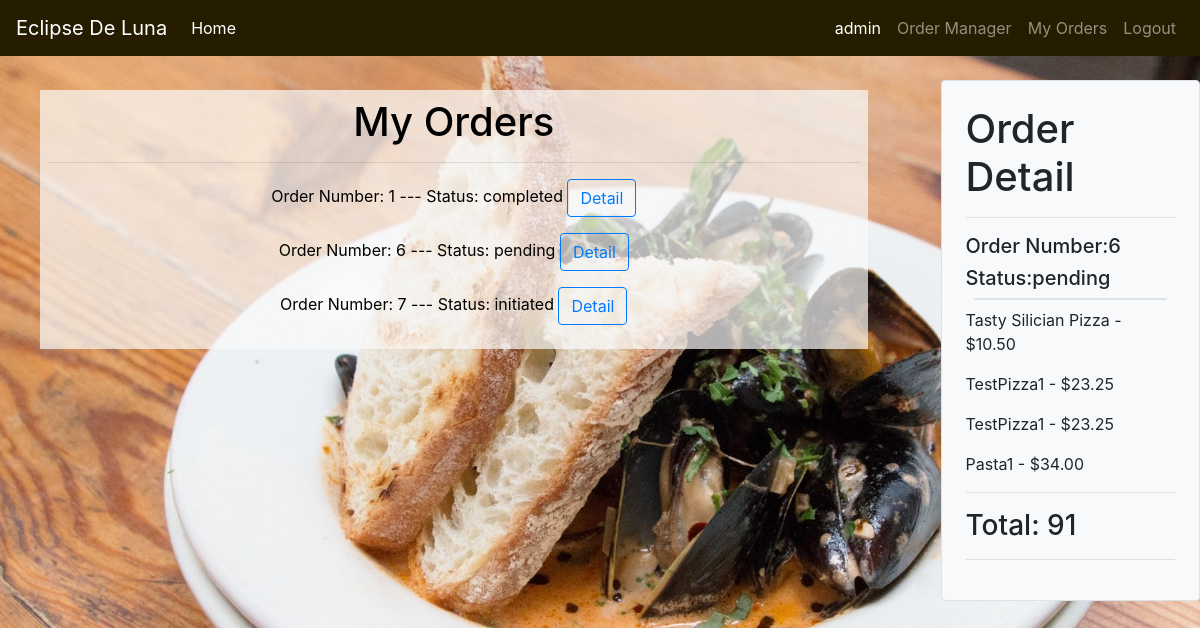
The app's page /my_orders/6 (signed in) with its own data.
### orders/models.py (models this page shows, shortened)
class User_order(models.Model):
    user=models.ForeignKey(User,on_delete=models.CASCADE)
    order_number=models.IntegerField()
    status=models.CharField(max_length=64,default='initiated')

class Cart(models.Model):
    user =models.ForeignKey(User,on_delete=models.CASCADE)
    number=models.IntegerField()
    name = models.CharField(max_length=64)
    price = models.DecimalField(max_digits=7,decimal_places=2)
    def __str__(self):
        return f"{self.name} - ${self.price} "

### orders/views.py (the view)
# urls.py: path("my_orders/<str:order_number>", views.myOrders, name="myOrders"),
def myOrders(request,order_number):
    context = {
        "Checkout":Cart.objects.filter(user=request.user,number=order_number),
        "Total":list(Cart.objects.filter(user=request.user,number=order_number).aggregate(Sum('price')).values())[0],
        "Order_number":order_number,
        "user":request.user,
        "All_my_orders":User_order.objects.filter(user=request.user),
        "Status":User_order.objects.get(user=request.user,order_number=order_number).status
    }
    return render(request,"myOrders.html",context)

### orders/templates/myOrders.html (shortened to what this page needs)
{% extends "base.html" %}
{% block content%}
<div class="container-fluid pt-3">
  <div class="row">
      <div class="col-9 text-center">
        <div class="back_col p-2">
          <h1>My Orders</h1>
            <hr>
        {% for item in All_my_orders%}
          <p>Order Number: {{item.order_number}} --- Status: {{item.status}}
          <button type="button" class="btn btn-outline-primary" > <a href="{% url 'myOrders' item.order_number%}">Detail</a></button>
        </p>
        {% endfor %}
      </div>
        </div>
      <div class="col-3 pl-5 ">
              {% if user.is_authenticated %}
              <div class="bg-light p-4 border rounded position-fixed">
              <h1>Order Detail</h1>
              <hr>
              <h5>Order Number:{{Order_number}}</h5>
              <h5>Status:{{Status}}</h5>
              <div class="border rounded m-2"></div>
              {% for item in Checkout %}
                  <p>{{item}} </p>
              {% endfor %}
              <hr>
              <h3>Total: {{Total}}</h3>
              <hr>
              </div>
              {% endif %}
      </div>
  </div>
</div>
{% endblock %}

### orders/templates/base.html (shortened to what this page needs)
<!DOCTYPE html>
<html style="height: 100%" lang="en">
<head>
    {% load static %}
    <link rel="stylesheet" href="https://maxcdn.bootstrapcdn.com/bootstrap/4.4.1/css/bootstrap.min.css">
    <link rel="stylesheet" type="text/css" href="{% static 'style.css' %}">
</head>
<body style="height: 100%">
   <nav class="navbar navbar-expand-lg navbar-dark bg-dark fixed-top">
    <a class="navbar-brand" href="{% url 'index'%}">Eclipse De Luna</a>
    <ul class="navbar-nav mr-auto">
      <li class="nav-item active">
        <a class="nav-link" href="{% url 'index'%}">Home <span class="sr-only">(current)</span></a>
      </li>
    </ul>
    <div class="collapse navbar-collapse" id="navbarNav">
      <ul class="navbar-nav ml-auto">
        {% if user.is_authenticated %}
        <li class="nav-item active">
          <a class="nav-link" href="#">{{user}} <span class="sr-only">(current)</span></a>
        </li>
        {% if user.is_superuser %}
        <li class="nav-item">
          <a class="nav-link" href="{% url 'staff_order' user Order_number%}">Order Manager</a>
        </li>
        {% endif %}
        <li class="nav-item">
          <a class="nav-link" href="{% url 'myOrders' Order_number%}">My Orders</a>
        </li>
        <li class="nav-item">
          <a class="nav-link" href="{% url 'logout'%}">Logout</a>
        </li>
        {% endif %}
      </ul>
    </div>
  </nav>
<div class="container-fluid mt-5 pt-3" >
  {%block content%}
  {% endblock %}
</div>
</body>
</html>

### orders/static/style.css (style rules this page uses)
.bg-dark { background-color: #261d00!important; }
.back_col { background-color: rgba(250, 250, 250 ,.7); margin: 10px; color: black; }

### records on screen
User_order: order_number "1", status "completed"
User_order: order_number "6", status "pending"
User_order: order_number "7", status "initiated"
Cart: name+price "Tasty Silician Pizza - $10.50"
Cart: name+price "TestPizza1 - $23.25"
Cart: name+price "TestPizza1 - $23.25"
Cart: name+price "Pasta1 - $34.00"

### other values on screen
{{ user }} "admin"
{{ Order_number }} "6"
{{ Total }} "91"
